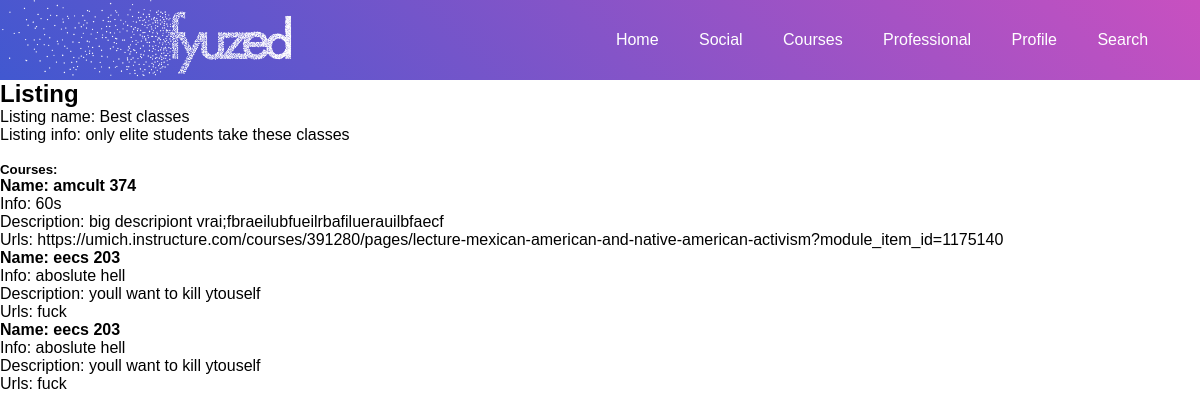
Page /courses/best-classes/view_listing/ (signed in) on the committed database.
### courses/models.py (models this page shows, shortened)
class Listing(models.Model):
    name = models.CharField(max_length = 400, unique=True, default=uuid.uuid1)
    info = models.CharField(max_length = 400)
    slug = models.SlugField(unique=True, default=uuid.uuid1)

class Course(models.Model):
    title = models.CharField(max_length = 400)
    info = models.CharField(max_length = 400)
    desc = models.CharField(max_length = 400)
    urls = models.CharField(max_length = 400)
    listing = models.ForeignKey(Listing, on_delete=models.CASCADE)

### courses/views.py (the view)
# urls.py: path('<slug:the_slug>/view_listing/', ViewListing.as_view(), name="view_listing")
class ViewListing(LoginRequiredMixin, DetailView):
    model = Listing
    template_name = 'courses/view_listing.html'
    slug_url_kwarg = 'the_slug'
    slug_field = 'slug'
    def get_context_data(self, **kwargs):
        context = super().get_context_data(**kwargs)
        return context

### templates/courses/view_listing.html (shortened to what this page needs)
{% extends 'base.html' %}
{% block content %}
<h2>Listing</h2>
<div>
    <p>Listing name: {{ listing.name }}</p>
    <p>Listing info: {{ listing.info }}</p>
    <br>
    <h5>Courses:</h5>
    {% for course in listing.course_set.all %}
        <ul>
            <li style="font-weight: bold;">Name: {{ course.title }}</li>
            <li>Info: {{ course.info }}</li>
            <li>Description: {{ course.desc }}</li>
            <li>Urls: {{ course.urls }}</li>
        </ul>
    {% endfor %}
</div>
{% endblock %}

### static/css/base.css (style rules this page uses)
* { padding: 0; margin: 0; text-decoration: none; list-style: none; box-sizing: border-box; }
body { font-family: sans-serif; }

### rows in the picture
Listing: name "Best classes", info "only elite students take these classes"
Course: title "amcult 374", info "60s", desc "big descripiont vrai;fbraeilubfueilrbafiluerauilbfaecf", urls "https://umich.instructure.com/courses/391280/pages/lecture-mexican-american-and-native-american-activism?module_item_id=1175140"
Course: title "eecs 203", info "aboslute hell", desc "youll want to kill ytouself", urls "fuck"
Course: title "eecs 203", info "aboslute hell", desc "youll want to kill ytouself", urls "fuck"
